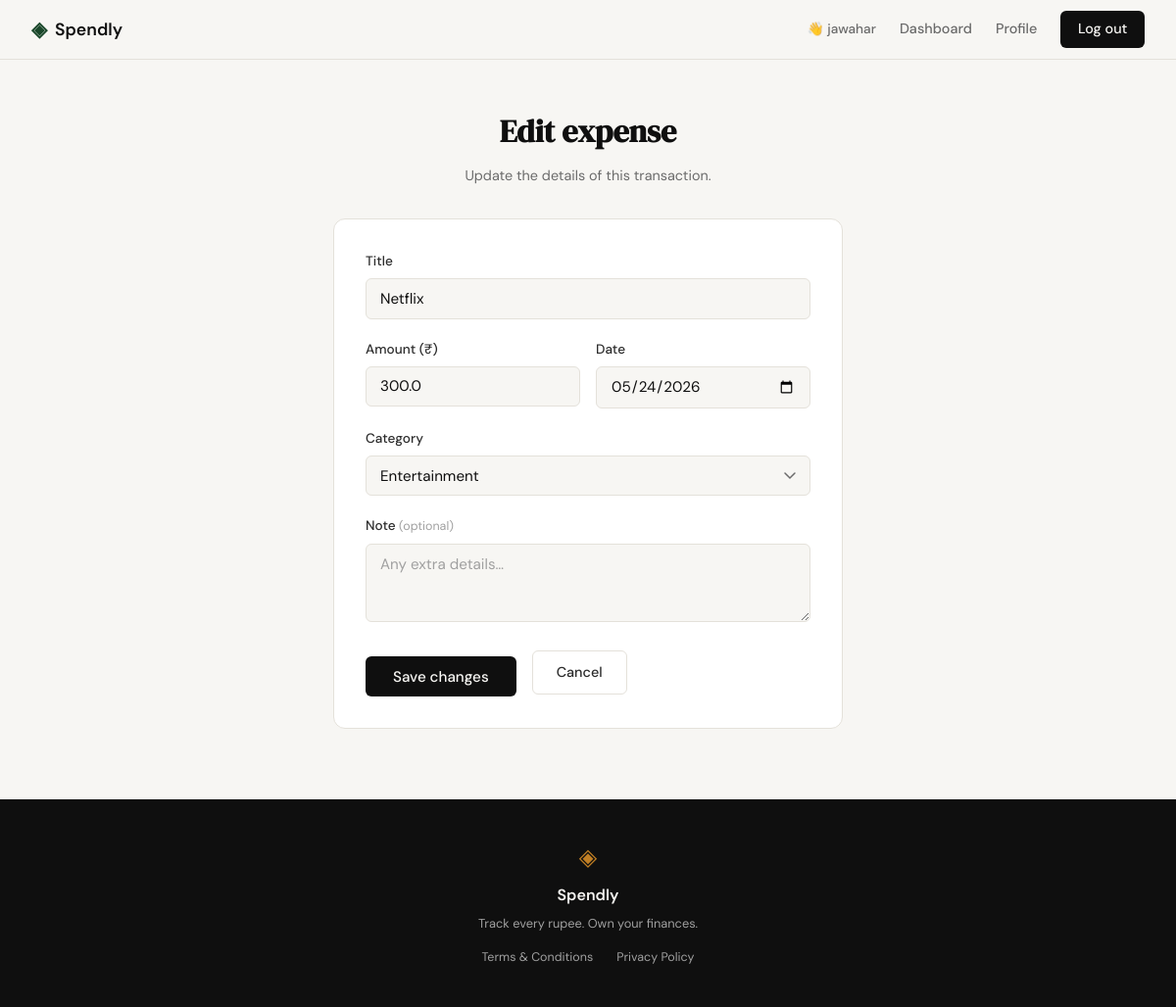
/expenses/13/edit (signed in), run on an earlier commit of the app's database.
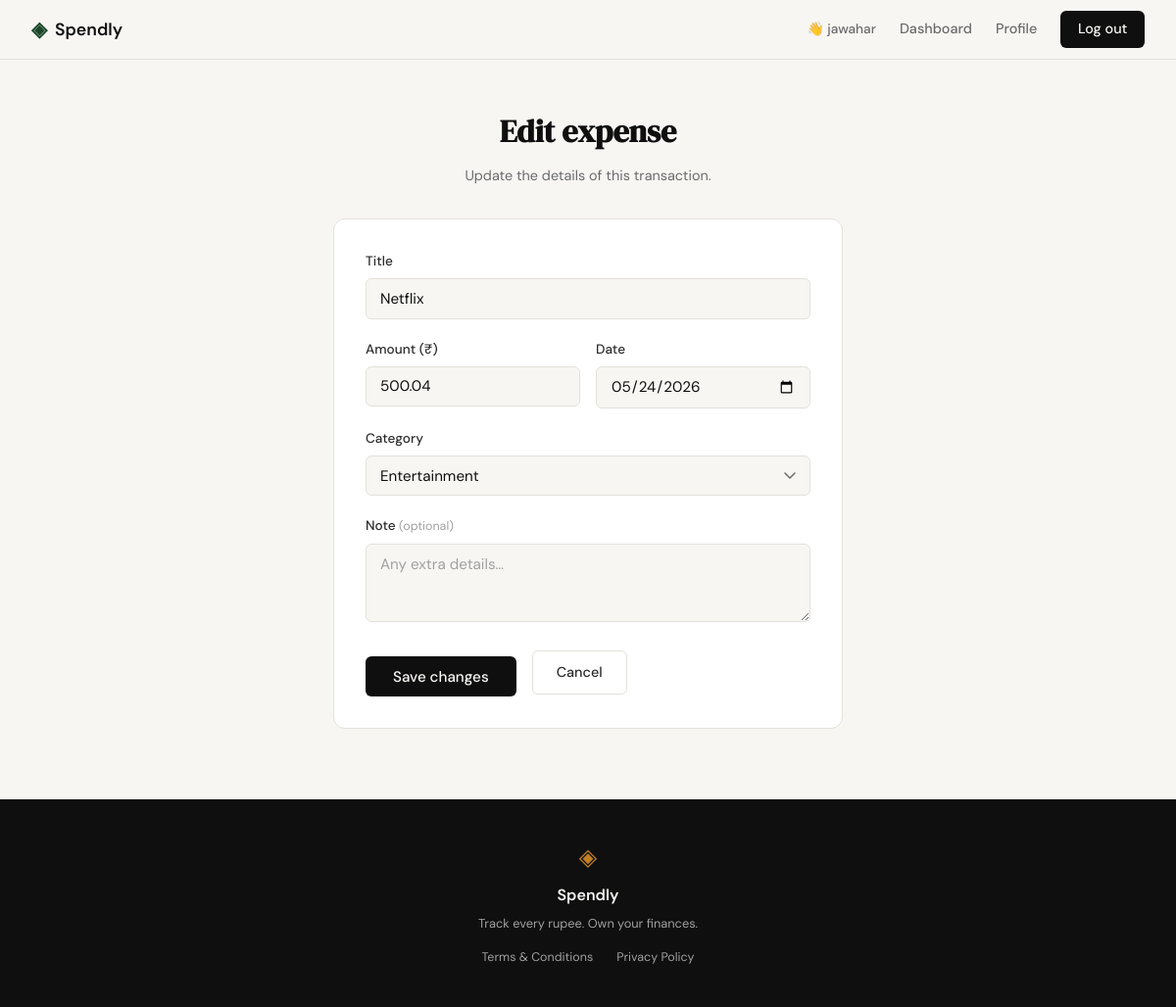
And on a later commit of the database.
### tables this page shows
CREATE TABLE expenses (
                id          INTEGER PRIMARY KEY AUTOINCREMENT,
                user_id     INTEGER NOT NULL REFERENCES users(id) ON DELETE CASCADE,
                title       TEXT    NOT NULL,
                amount      REAL    NOT NULL CHECK(amount > 0),
                category    TEXT    NOT NULL DEFAULT 'Other',
                date        TEXT    NOT NULL DEFAULT (date('now')),
                note        TEXT,
                created_at  TEXT    NOT NULL DEFAULT (datetime('now'))
            );

### app.py (the view, shortened to what this page needs)
@app.route("/expenses/<int:id>/edit", methods=["GET", "POST"])
def edit_expense(id):
    if "user_id" not in session:
        return redirect(url_for("login"))
    user_id = session["user_id"]
    db = get_db()
    expense = db.execute(
        "SELECT * FROM expenses WHERE id = ? AND user_id = ?", (id, user_id)
    ).fetchone()
    if expense is None:
        db.close()
        return redirect(url_for("dashboard"))   # not found or not theirs
    CATEGORIES = ["Food", "Transport", "Entertainment",
                  "Utilities", "Health", "Education", "Subscriptions", "SchoolFees", "Travel", "Other"]
    error = None
    db.close()
    return render_template("edit_expense.html",
                           expense=expense,
                           categories=CATEGORIES,
                           error=error)

### database/db.py (called while the page is built)
def get_db():
    conn = sqlite3.connect(DB_PATH)
    conn.row_factory = sqlite3.Row          # rows behave like dicts
    conn.execute("PRAGMA foreign_keys = ON")
    return conn

### templates/edit_expense.html (shortened to what this page needs)
{% extends "base.html" %}
{% block content %}
<section class="auth-section">
    <div class="auth-container" style="max-width: 520px;">
        <div class="auth-header">
            <h1 class="auth-title">Edit expense</h1>
            <p class="auth-subtitle">Update the details of this transaction.</p>
        </div>
        <div class="auth-card">
            <form method="POST" action="{{ url_for('edit_expense', id=expense.id) }}">
                <div class="form-group">
                    <label for="title">Title</label>
                    <input type="text" id="title" name="title"
                           class="form-input"
                           value="{{ request.form.title if error else expense.title }}"
                           required autofocus>
                </div>
                <div class="form-row">
                    <div class="form-group">
                        <label for="amount">Amount (₹)</label>
                        <input type="number" id="amount" name="amount"
                               class="form-input" placeholder="0.00"
                               step="0.01" min="0.01"
                               value="{{ request.form.amount if error else expense.amount }}"
                               required>
                    </div>
                    <div class="form-group">
                        <label for="date">Date</label>
                        <input type="date" id="date" name="date"
                               class="form-input"
                               value="{{ request.form.date if error else expense.date }}"
                               required>
                    </div>
                </div>
                <div class="form-group">
                    <label for="category">Category</label>
                    <select id="category" name="category" class="form-input form-select">
                        {% for cat in categories %}
                        <option value="{{ cat }}"
                            {% set current = request.form.get('category') if error else expense.category %}
                            {% if current == cat %}selected{% endif %}>
                            {{ cat }}
                        </option>
                        {% endfor %}
                    </select>
                </div>
                <div class="form-group">
                    <label for="note">Note <span class="label-optional">(optional)</span></label>
                    <textarea id="note" name="note"
                              class="form-input form-textarea"
                              placeholder="Any extra details…">{{ request.form.note if error else (expense.note or '') }}</textarea>
                </div>
                <div class="form-actions">
                    <button type="submit" class="btn-submit" style="width: auto; padding: 0.65rem 1.75rem;">
                        Save changes
                    </button>
                    <a href="{{ url_for('dashboard') }}" class="btn-ghost">Cancel</a>
                </div>
            </form>
        </div>
    </div>
</section>
{% endblock %}

### templates/base.html (shortened to what this page needs)
<!DOCTYPE html>
<html lang="en">
<head>
    <link rel="stylesheet" href="{{ url_for('static', filename='css/style.css') }}">
</head>
<body>
    <nav class="navbar">
        <div class="nav-inner">
            <a href="{{ url_for('landing') }}" class="nav-brand">
                <span class="brand-icon">◈</span>
                <span class="brand-name">Spendly</span>
            </a>
            <div class="nav-links">
                {% if session.user_id %}
                    <span class="nav-user">👋 {{ session.user_name }}</span>
                    <a href="{{ url_for('dashboard') }}">Dashboard</a>
                    <a href="{{ url_for('profile') }}">Profile</a>
                    <a href="{{ url_for('logout') }}" class="nav-cta">Log out</a>
                {% else %}
                    <a href="{{ url_for('login') }}">Sign in</a>
                    <a href="{{ url_for('register') }}" class="nav-cta">Get started</a>
                {% endif %}
            </div>
        </div>
    </nav>
    <main class="main-content">
        {% block content %}{% endblock %}
    </main>
    <footer class="footer">
        <div class="footer-inner">
            <span class="brand-icon">◈</span>
            <span class="footer-name">Spendly</span>
            <p class="footer-copy">Track every rupee. Own your finances.</p>
            <nav class="footer-links">
                <a href="{{ url_for('terms') }}">Terms &amp; Conditions</a>
                <a href="{{ url_for('privacy') }}">Privacy Policy</a>
            </nav>
        </div>
    </footer>
</body>
</html>

### static/css/style.css (style rules this page uses)
:root { --ink: #0f0f0f; --ink-soft: #2d2d2d; --ink-muted: #6b6b6b; --ink-faint: #a0a0a0; --paper: #f7f6f3; --paper-warm: #f0ede6; --paper-card: #ffffff; --accent: #1a472a; --accent-light: #e8f0eb; --accent-2: #c17f24; --accent-2-light: #fdf3e3; --danger: #c0392b; --danger-light: #fdecea; --border: #e4e1da; --border-soft: #eeebe4; --font-display: 'DM Serif Display', Georgia, serif; --font-body: 'DM Sans', system-ui, sans-serif; --max-width: 1200px; --auth-width: 440px; --radius-sm: 6px; --radius-md: 12px; --radius-lg: 20px; }
*, *::before, *::after { box-sizing: border-box; margin: 0; padding: 0; }
html { font-size: 16px; scroll-behavior: smooth; }
body { background: var(--paper); color: var(--ink); font-family: var(--font-body); font-size: 1rem; line-height: 1.6; -webkit-font-smoothing: antialiased; }
a { color: inherit; text-decoration: none; }
.navbar { position: sticky; top: 0; z-index: 100; background: var(--paper); border-bottom: 1px solid var(--border); padding: 0 2rem; }
.nav-inner { max-width: var(--max-width); margin: 0 auto; height: 60px; display: flex; align-items: center; justify-content: space-between; }
.nav-brand { display: flex; align-items: center; gap: 0.5rem; font-family: var(--font-body); font-weight: 600; font-size: 1.1rem; color: var(--ink); }
.brand-icon { color: var(--accent); font-size: 1.3rem; }
.brand-name { color: var(--ink); }
.nav-links { display: flex; align-items: center; gap: 1.5rem; font-size: 0.9rem; font-weight: 500; }
.nav-links a { color: var(--ink-muted); transition: color 0.2s; }
.nav-cta { background: var(--ink) !important; color: var(--paper) !important; padding: 0.45rem 1.1rem; border-radius: var(--radius-sm); transition: background 0.2s !important; }
.main-content { min-height: calc(100vh - 60px - 100px); }
.btn-ghost { display: inline-block; background: transparent; color: var(--ink-soft); padding: 0.65rem 1.5rem; border-radius: var(--radius-sm); font-size: 0.9rem; font-weight: 500; border: 1px solid var(--border); transition: all 0.2s; text-decoration: none; }
.auth-section { min-height: calc(100vh - 60px - 100px); display: flex; align-items: center; justify-content: center; padding: 3rem 2rem; }
.auth-container { width: 100%; max-width: var(--auth-width); }
.auth-header { text-align: center; margin-bottom: 2rem; }
.auth-title { font-family: var(--font-display); font-size: 2rem; color: var(--ink); margin-bottom: 0.5rem; }
.auth-subtitle { font-size: 0.9rem; color: var(--ink-muted); }
.auth-card { background: var(--paper-card); border: 1px solid var(--border); border-radius: var(--radius-md); padding: 2rem; margin-bottom: 1.5rem; }
.form-group { margin-bottom: 1.25rem; }
.form-group label { display: block; font-size: 0.85rem; font-weight: 500; color: var(--ink-soft); margin-bottom: 0.4rem; }
.form-input { width: 100%; padding: 0.6rem 0.875rem; border: 1px solid var(--border); border-radius: var(--radius-sm); font-family: var(--font-body); font-size: 0.95rem; color: var(--ink); background: var(--paper); outline: none; transition: border-color 0.2s; }
.form-input::placeholder { color: var(--ink-faint); }
.btn-submit { width: 100%; padding: 0.7rem; background: var(--ink); color: var(--paper); border: none; border-radius: var(--radius-sm); font-family: var(--font-body); font-size: 0.95rem; font-weight: 500; cursor: pointer; transition: background 0.2s; margin-top: 0.5rem; }
.footer { background: var(--ink); color: var(--paper); padding: 2.5rem 2rem; text-align: center; }
.footer-inner { display: flex; flex-direction: column; align-items: center; gap: 0.4rem; }
.footer .brand-icon { color: var(--accent-2); font-size: 1.5rem; }
.footer-name { font-weight: 600; font-size: 1rem; }
.footer-copy { font-size: 0.8rem; color: var(--ink-faint); }
.footer-links { display: flex; gap: 1.5rem; margin-top: 0.5rem; }
.footer-links a { font-size: 0.78rem; color: var(--ink-faint); transition: color 0.2s; }
.form-row { display: grid; grid-template-columns: 1fr 1fr; gap: 1rem; }
.form-select { appearance: none; background-repeat: no-repeat; background-position: right 0.875rem center; cursor: pointer; }
.form-textarea { resize: vertical; min-height: 80px; line-height: 1.5; }
.label-optional { font-size: 0.78rem; color: var(--ink-faint); font-weight: 400; }
.nav-user { font-size: 0.85rem; font-weight: 500; color: var(--ink-muted); }
.form-actions { display: flex; align-items: center; gap: 1rem; margin-top: 0.5rem; }

What changed in the data, as far as the page shows it:
changed expenses "Netflix": amount "300.0" → "500.04"
